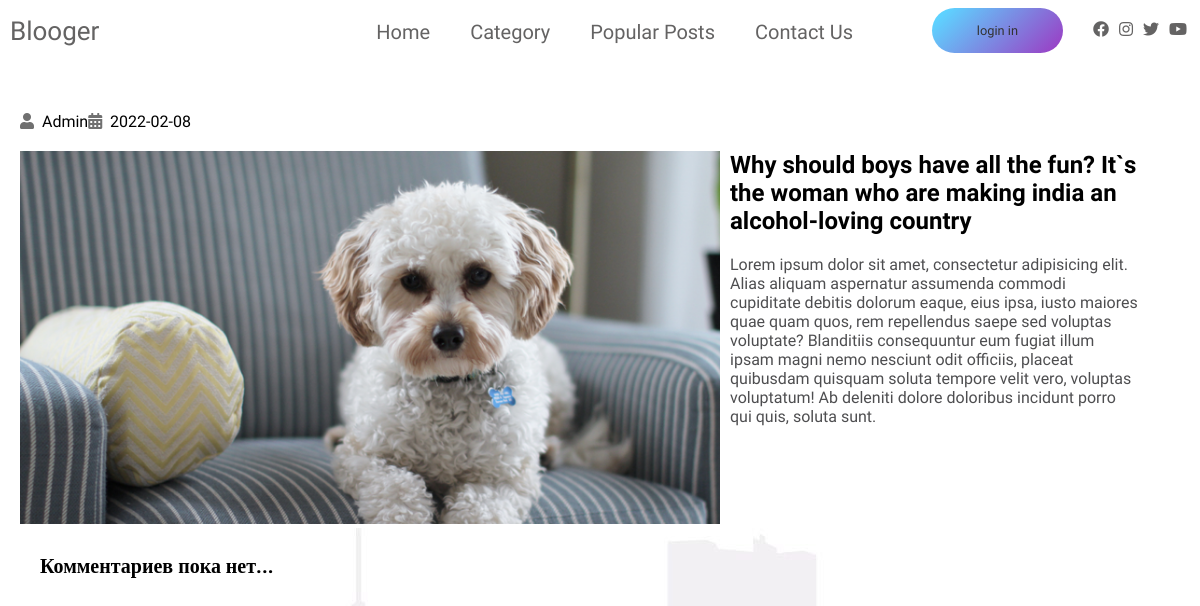
Page /article.php?id=2 on the committed database.
### tables this page shows
CREATE TABLE `articles` (
  `id` int NOT NULL,
  `title` varchar(255) NOT NULL,
  `text_articles` text NOT NULL,
  `image` varchar(255) NOT NULL,
  `pubdate` date NOT NULL,
  `author` varchar(255) NOT NULL
);

### article.php (the view, shortened to what this page needs)
<html>
<head>
    <link rel="stylesheet" href="css/style_articles.css">
    <link href="css/all.css" rel="stylesheet">
</head>
<body>
<?php
require_once "navbar.php";
?>
<section class="container">
    <div class="post-content">
            <div>
                <?php
                $article= mysqli_query($connection, "SELECT * FROM `articles` WHERE `id` = ".$_GET['id']);
                if(mysqli_num_rows($article) <= 0)
                {
                    ?>
                    <div id="content">
                        <div class="container">
                            <div class="row">
                                <section class="content__left col-md-8">
                                    <div class="block">
                                        <h3>Статья не найдена!</h3>
                                        <div class="block__content">
                                            <div class="full-text">
                                                Запрашиваемая вами статья не существует
                                            </div>
                                        </div>
                                </section>
                        </div>
                    </div>
                    <?php
                }   else
                {
                $art = mysqli_fetch_assoc($article);
                ?>
                    <div class='article-content' data-aos='zoom-in'>
                        <div class='post-info flex-row'>
                            <span><i class='fas fa-user text-grey'></i>&nbsp;&nbsp;<?php echo $art['author']; ?></span>
                            <span><i class='fas fa-calendar-alt text-grey'></i>&nbsp;&nbsp;<?php echo $art['pubdate']; ?></span>
                        </div>
                        <div class='post-image'>
                            <div>
                                <img src='./assets/Blog-post/<?php echo $art['image']; ?>' class='img' alt='blog1'>
                            <h2><?php echo $art['title']; ?></h2>
                            <p><?php echo $art['text_articles']; ?></p>
                            </div>
                        </div>
                    </div>
                <?php
                }?>
                    </div>
                <?php
                $comments = mysqli_query($connection, "SELECT * FROM `comments` WHERE `id_article` = " . $art['id']);
                if(mysqli_num_rows($comments) <= 0)
                {
                ?>
                <div id="content">
                    <div class="container">
                        <div class="row">
                            <section class="content__left col-md-8">
                                <div class="block">
                                    <h3>Комментариев пока нет...</h3>
                            </section>
                        </div>
                    </div>
                <?php
                }
                ?>
</section>
</body>
</html>

### css/style_articles.css (style rules this page uses)
html,body { margin: 0; width: 100%; display: block; box-sizing: border-box; font-family: Chilanka; overflow-x: hidden; background-image: url("../assets/articles/article_background.jpg"); }
.flex-row { display: flex; flex-direction: row; flex-wrap: wrap; }
.container { margin: 0 5vw; }
h3 { margin: 20px; font-size: 20px; }
.text-grey { color: #707070; }
p { font-weight: 500; font-size: 16px; color: #4E4E50; }
section.container { margin-left: 20px; min-height: 800px; height: auto; padding-top: 50px; }
.post-content { display: flex; flex-direction: column; }
.post-content img { margin-right: 10px; float: left; height: auto; width: 700px; display: flex; }
div .container { font-family: Roboto; width: 50vw; margin: 30px 0 0 0; }

### css/all.css (style rules this page uses)
.fa, .fas, .far, .fal, .fad, .fab { -moz-osx-font-smoothing: grayscale; -webkit-font-smoothing: antialiased; display: inline-block; font-style: normal; font-variant: normal; text-rendering: auto; line-height: 1; }
.fa-calendar-alt:before { content: "\f073"; }
.fa-user:before { content: "\f007"; }
.fa, .fas { font-family: 'Font Awesome 5 Free'; font-weight: 900; }

### rows in the picture
articles: author "Admin", pubdate "2022-02-08", image (picture), title "Why should boys have all the fun? It`s the woman who are making india an alcohol-loving country", text_articles "Lorem ipsum dolor sit amet, consectetur adipisicing elit. Alias aliquam aspernatur assumenda commodi cupiditate debitis dolorum eaque, eius ipsa, iusto maiores quae quam quos, rem repellendus saepe sed voluptas voluptate? Blanditiis consequuntur eum fugiat illum ipsam magni nemo nesciunt odit officiis, placeat quibusdam quisquam soluta tempore velit vero, voluptas voluptatum! Ab deleniti dolore doloribus incidunt porro qui quis, soluta sunt."
